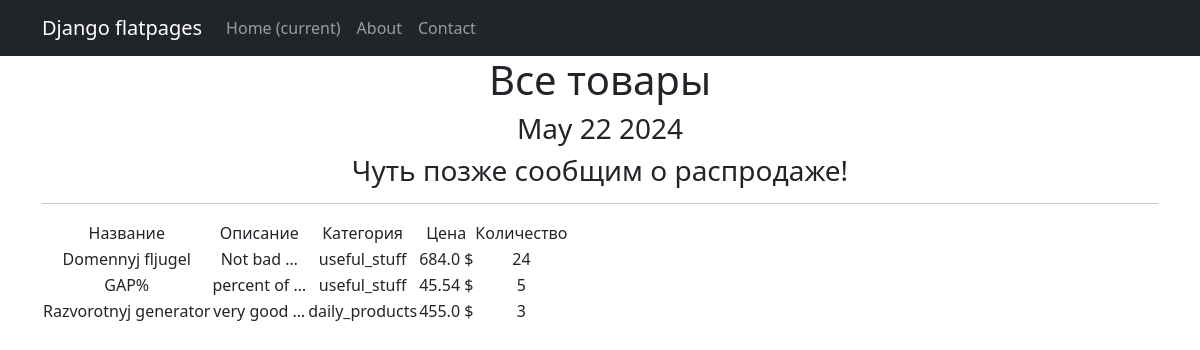
Screenshot of /products/ with the database file from the repository.
### simpleapp/models.py (models this page shows, shortened)
class Product(models.Model):
    name = models.CharField(max_length=50, unique=True)
    description = models.TextField()
    quantity = models.IntegerField(validators=[MinValueValidator(0)])
    category = models.ForeignKey(to='Category', on_delete=models.CASCADE, related_name='products')
    price = models.FloatField(validators=[MinValueValidator(0.0)])
    def __str__(self):
        return f'{self.name.title()}: {self.description[:20]} {self.price}'

class Category(models.Model):
    name = models.CharField(max_length=100, unique=True)

### simpleapp/views.py (the view)
# urls.py: path('', ProductsList.as_view(), name='product_list'),
class ProductsList(ListView):
    model = Product
    ordering = 'name'
    template_name = 'products.html'
    context_object_name = 'products'
    def get_context_data(self, **kwargs):
        context = super().get_context_data(**kwargs)
        context['time_now'] = datetime.utcnow()
        context['next_sale'] = None
        pprint(context)
        return context

### simpleapp/templatetags/custom_filters.py (called while the page is built)
@register.filter()
def currency(value, code='rub'):
   postfix = CURRENCIES_SYMBOLS[code]
   return f'{value} {postfix}'

### simpleapp/templatetags/custom_tags.py (called while the page is built)
@register.simple_tag()
def current_time(format_string='%b %d %Y'):
   return datetime.utcnow().strftime(format_string)

### templates/products.html (shortened to what this page needs)
{% extends 'flatpages/default.html' %}
{% load custom_filters %}!
{% load custom_tags %}
{% block content %}
    <h1>Все товары</h1>
    <h3>{% current_time '%b %d %Y' %}</h3>
    <h3> {{ next_sale|default_if_none:"Чуть позже сообщим о распродаже!" }} </h3>
    <hr>
   {% if products %}
       <table>
           <tr>
               <td>Название</td>
               <td>Описание</td>
               <td>Категория</td>
               <td>Цена</td>
               <td>Количество</td>
           </tr>
           {% for product in products %}
           <tr>
               <td>{{ product.name }}</td>
               <td>{{ product.description|truncatewords:2}}</td>
               <td>{{ product.category.name }}</td>
               <td>{{ product.price|currency:"usd" }}</td>
               <td>{{ product.quantity }}</td>
           </tr>
           {% endfor %}
       </table>
   {% else %}
       <h2>Товаров нет!</h2>
   {% endif %}
{% endblock content %}

### templates/flatpages/default.html (shortened to what this page needs)
<!DOCTYPE html>
{% load static %}
<html lang="en">
    <head>
        <link href="{% static 'css/styles.css' %}" rel="stylesheet" />
    </head>
    <body>
        <nav class="navbar navbar-expand-lg navbar-dark bg-dark static-top">
            <div class="container">
                <a class="navbar-brand" href="#">Django flatpages</a>
                <div class="collapse navbar-collapse" id="navbarResponsive">
                    <ul class="navbar-nav ml-auto">
                        <li class="nav-item active">
                            <a class="nav-link" href="/">Home
                                <span class="sr-only">(current)</span>
                            </a>
                        </li>
                        <li class="nav-item">
                            <a class="nav-link" href="/about/">About</a>
                        </li>
                        <li class="nav-item">
                            <a class="nav-link" href="/contact/">Contact</a>
                        </li>
                    </ul>
                </div>
            </div>
        </nav>
        <div class="container">
            <div class="row">
                <div class="col-lg-12 text-center">
                   {% block content %}{% endblock content %}
                </div>
            </div>
        </div>
    </body>
</html>

### rows the page displays
Product: name "Domennyj fljugel", description "Not bad …", category.name "useful_stuff", price "684.0 $", quantity "24"
Product: name "GAP%", description "percent of …", category.name "useful_stuff", price "45.54 $", quantity "5"
Product: name "Razvorotnyj generator", description "very good …", category.name "daily_products", price "455.0 $", quantity "3"

### other values shown
{{ next_sale|default_if_none:"Чуть позже сообщим о распродаже!" }} "Чуть позже сообщим о распродаже!"
